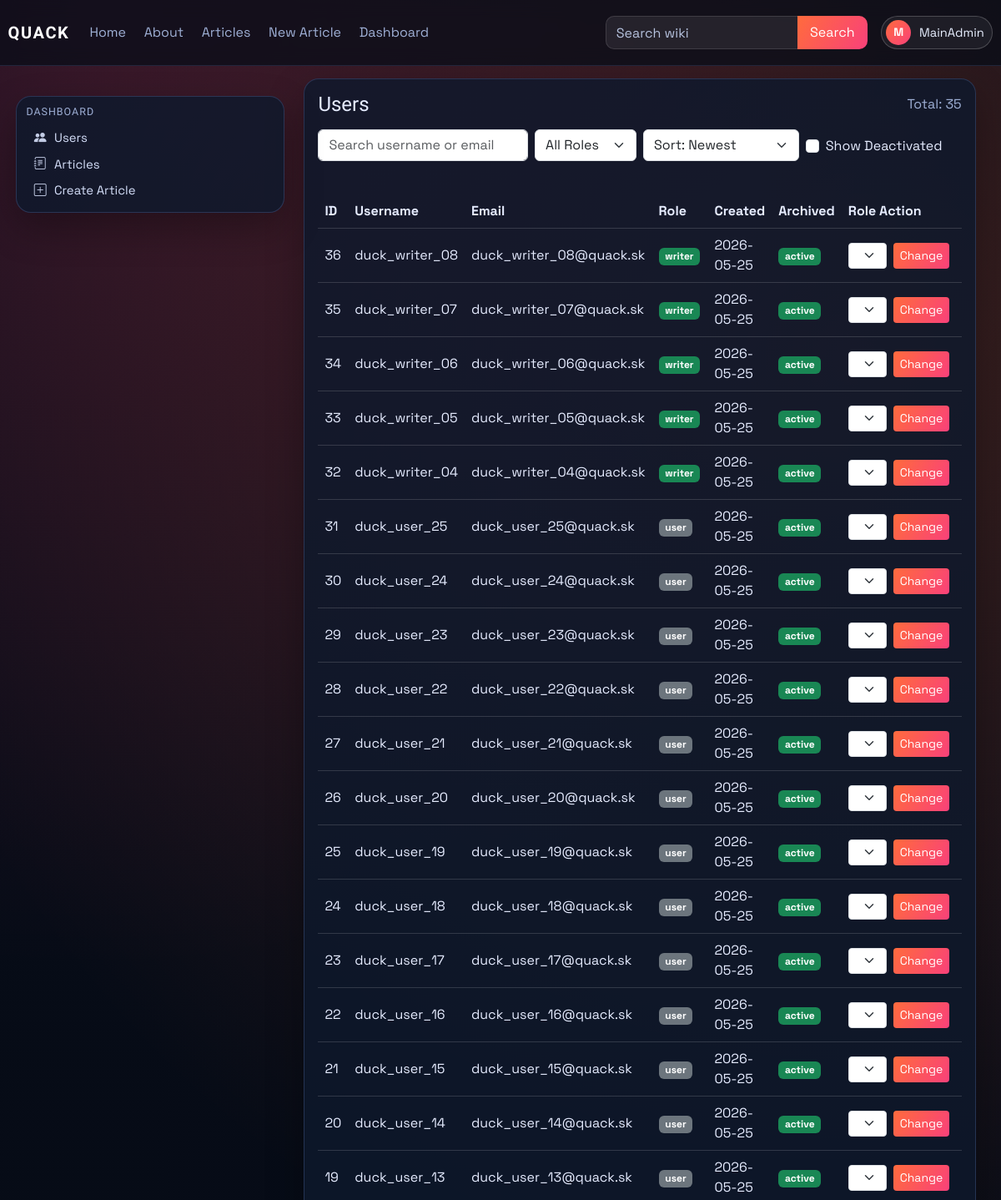
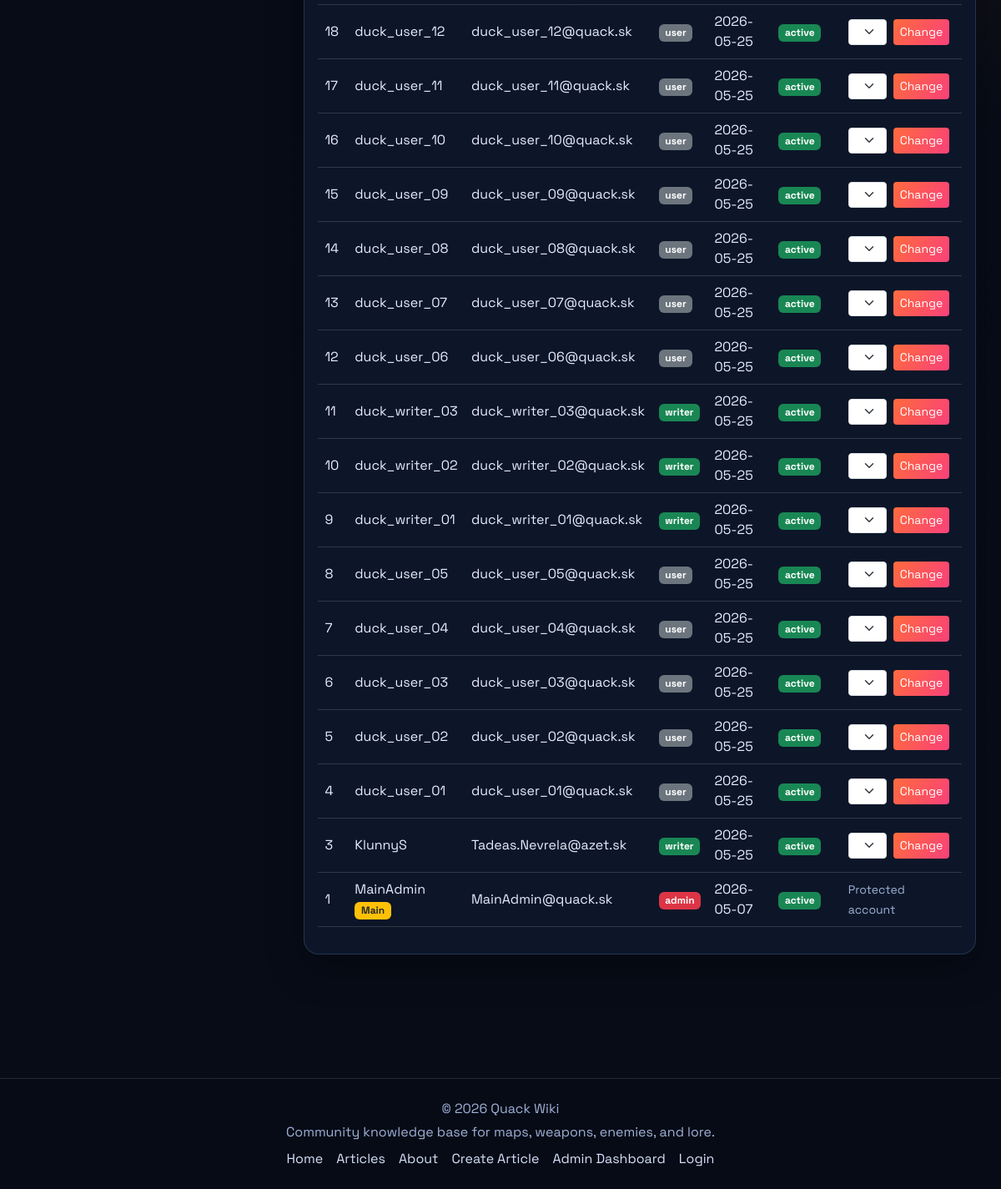
/dashboard/users (signed in), run on the app's committed database (2 pictures, top to bottom).
### models.py (models this page shows, shortened)
class User(db.Model, UserMixin):
    id = db.Column(db.Integer, primary_key=True)
    username = db.Column(db.String(120), unique=True, nullable=False)
    email = db.Column(db.String(120), unique=True, nullable=False)
    password_hash = db.Column(db.String(128), nullable=False)
    created_at = db.Column(db.DateTime, default=datetime.utcnow)
    role = db.Column(db.String(30), default='user')
    is_archived = db.Column(db.Boolean, default=False, nullable=False)
    archived_at = db.Column(db.DateTime, nullable=True)

### main.py (the view)
@app.route('/dashboard/users')
@role_required(['admin'])
def dashboard_users():
    search = (request.args.get('q') or '').strip()
    role_filter = (request.args.get('role') or 'all').strip().lower()
    show_archived = request.args.get('show_archived') == '1'
    sort = (request.args.get('sort') or 'newest').strip().lower()
    query = User.query
    if not show_archived:
        query = query.filter(User.is_archived.is_(False))
    if search:
        like = f'%{search}%'
        query = query.filter((User.username.ilike(like)) | (User.email.ilike(like)))
    if role_filter in {'user', 'writer', 'admin'}:
        query = query.filter(User.role == role_filter)
    sort_map = {
        'newest': User.created_at.desc(),
        'oldest': User.created_at.asc(),
        'username_az': User.username.asc(),
        'username_za': User.username.desc(),
        'role_az': User.role.asc(),
        'role_za': User.role.desc(),
    }
    users = query.order_by(sort_map.get(sort, User.created_at.desc())).all()
    role_form = RoleForm()
    return render_template(
        'dashboard_users.html',
        users=users,
        role_form=role_form,
        search=search,
        role_filter=role_filter,
        show_archived=show_archived,
        sort=sort,
    )

### forms.py
class RoleForm(FlaskForm):
    role = SelectField("Role", choices=[
        ("user", "User"),
        ("writer", "Writer"),
        ("admin", "Admin"),
        ], validators=[DataRequired()])
    submit = SubmitField("Change")

### main.py (called while the page is built)
@login_manager.user_loader
def load_user(user_id):
    return User.query.get(int(user_id))

def role_required(role_names: list):
    def decorator(func):
        @wraps(func)
        @login_required
        def wrapper(*args, **kwargs):
            if current_user.role not in role_names:
                abort(403)
            return func(*args, **kwargs)
        return wrapper
    return decorator

### templates/dashboard_users.html (shortened to what this page needs)
{% extends "_base.html" %}
{% block content %}
<div class="container-fluid px-0">
    <section id="users-section" class="card p-3">
        <div class="d-flex justify-content-between align-items-center mb-3">
            <h4 class="mb-0">Users</h4>
            <span class="text-muted">Total: {{ users|length }}</span>
        </div>
        <form method="GET" action="{{ url_for('dashboard_users') }}" class="row g-2 mb-3" id="usersFilterForm">
            <div class="col-md-4">
                <input class="form-control" type="search" name="q" value="{{ search }}" placeholder="Search username or email" id="usersSearch">
            </div>
            <div class="col-md-2">
                <select class="form-select" name="role" onchange="this.form.submit()">
                    <option value="all" {% if role_filter == 'all' %}selected{% endif %}>All Roles</option>
                </select>
            </div>
            <div class="col-md-3">
                <select class="form-select" name="sort" onchange="this.form.submit()">
                    <option value="newest" {% if sort == 'newest' %}selected{% endif %}>Sort: Newest</option>
                </select>
            </div>
            <div class="col-md-3">
                <div class="form-check mt-2">
                    <input class="form-check-input" type="checkbox" value="1" id="showArchivedUsers" name="show_archived" onchange="this.form.submit()" {% if show_archived %}checked{% endif %}>
                    <label class="form-check-label" for="showArchivedUsers">Show Deactivated</label>
                </div>
            </div>
        </form>
        <div class="table-responsive">
            <table class="table table-hover align-middle">
                <thead>
                    <tr>
                        <th>ID</th>
                        <th>Username</th>
                        <th>Email</th>
                        <th>Role</th>
                        <th>Created</th>
                        <th>Archived</th>
                        <th>Role Action</th>
                        <th>Deactivate Action</th>
                    </tr>
                </thead>
                <tbody>
                    {% for user in users %}
                    <tr>
                        <td>{{ user.id }}</td>
                        <td>{{ user.username }}{% if user.username == "MainAdmin" %} <span class="badge bg-warning text-dark">Main</span>{% endif %}</td>
                        <td>{{ user.email }}</td>
                        <td>
                            {% if user.role == "admin" %}
                            <span class="badge bg-danger">admin</span>
                            {% elif user.role == "writer" %}
                            <span class="badge bg-success">writer</span>
                            {% else %}
                            <span class="badge bg-secondary">user</span>
                            {% endif %}
                        </td>
                        <td>{{ user.created_at.strftime('%Y-%m-%d') if user.created_at else '-' }}</td>
                        <td>
                            {% if user.is_archived %}
                            <span class="badge bg-secondary">deactivated</span>
                            {% else %}
                            <span class="badge bg-success">active</span>
                            {% endif %}
                        </td>
                        <td>
                            {% if user.is_archived %}
                                <span class="text-muted small">Deactivated user</span>
                            {% elif user.username == "MainAdmin" %}
                                <span class="text-muted small">Protected account</span>
                            {% elif user.id == current_user.id %}
                                <span class="text-muted small">Self-change blocked</span>
                            {% elif user.role == "admin" and current_user.username != "MainAdmin" %}
                                <span class="text-muted small">Only MainAdmin can modify admins</span>
                            {% else %}
                            <form method="POST" action="{{ url_for('set_role', user_id=user.id) }}" class="d-flex gap-2">
                                {{ role_form.role(class="form-select form-select-sm") }}
                                {{ role_form.submit(class="btn btn-brand btn-sm") }}
                            </form>
                            {% endif %}
                        </td>
                        <td>
                        </td>
                    </tr>
                    {% endfor %}
                </tbody>
            </table>
        </div>
    </section>
</div>
{% endblock %}

### templates/partials/navbar.html (shortened to what this page needs)
{% from "partials/tag_link.html" import tag_article_link %}
<nav class="navbar navbar-expand-lg main-nav">
    <div class="container-fluid nav-wrap">
        <a class="navbar-brand brand-mark" href="{{ url_for('index') }}">QUACK</a>
        <div class="collapse navbar-collapse" id="navbarNav">
            <ul class="navbar-nav me-auto nav-links">
                <li class="nav-item"><a class="nav-link" href="{{ url_for('index') }}">Home</a></li>
                <li class="nav-item">{{ tag_article_link('about-us', 'About', class_name='nav-link') }}</li>
                <li class="nav-item"><a class="nav-link" href="{{ url_for('articles') }}">Articles</a></li>
                <li class="nav-item"><a class="nav-link" href="{{ url_for('create_article') }}">New Article</a></li>
                {% if current_user.is_authenticated and current_user.role == "admin" %}
                <li class="nav-item"><a class="nav-link" href="{{ url_for('dashboard_users') }}">Dashboard</a></li>
                {% elif current_user.is_authenticated and current_user.role == "writer" %}
                <li class="nav-item"><a class="nav-link" href="{{ url_for('dashboard_articles') }}">Articles</a></li>
                {% endif %}
            </ul>
            <ul class="navbar-nav ms-auto align-items-lg-center nav-tools">
                <li class="nav-item nav-search-wrap">
                    <form class="nav-search" method="GET" action="{{ url_for('articles') }}">
                        <input class="form-control" type="search" name="q" value="{{ request.args.get('q', '') if request.endpoint == 'articles' else '' }}" placeholder="Search wiki">
                        <button class="btn btn-brand" type="submit">Search</button>
                    </form>
                </li>
                {% if current_user.is_authenticated %}
                <li class="nav-item dropdown ms-lg-3">
                    <a class="profile-trigger" href="#" role="button" data-bs-toggle="dropdown" aria-expanded="false">
                        <span class="profile-avatar">{{ current_user.username[0]|upper }}</span>
                        <span class="profile-name">{{ current_user.username }}</span>
                    </a>
                </li>
                {% else %}
                <li class="nav-item ms-lg-3">
                    <a class="btn btn-outline-light nav-login-btn" href="{{ url_for('login') }}">Login</a>
                </li>
                {% endif %}
            </ul>
        </div>
    </div>
</nav>

### static/css/style.css (style rules this page uses)
:root { --bg: #070c17; --bg-soft: #101a2d; --panel: rgba(14, 25, 44, 0.82); --panel-border: rgba(130, 170, 255, 0.2); --text: #e6ecff; --text-dim: #9fb0d6; --brand: #ff6b3d; --brand-2: #f9417a; --ok: #2ccf9f; --radius: 18px; --shadow: 0 18px 45px rgba(0, 0, 0, 0.3); --nav-height: 72px; --sidebar-width: 330px; --footer-height: 124px; --layout-top-pad: 5.6rem; --layout-side-pad: 1.2rem; --sidebar-top-offset: 1rem; }
* { box-sizing: border-box; }
body { margin: 0; color: var(--text); font-family: "Space Grotesk", sans-serif; background: radial-gradient(circle at 10% 0%, rgba(249, 65, 122, 0.18), transparent 38%), radial-gradient(circle at 85% 15%, rgba(255, 107, 61, 0.2), transparent 45%), linear-gradient(180deg, #060b16, var(--bg)); min-height: 100vh; display: flex; flex-direction: column; }
h1, h2, h3, h4, h5, h6, .navbar-brand { font-family: "Sora", sans-serif; }
a { text-decoration: none; color: inherit; }
.main-nav { position: fixed; top: 0; left: 0; right: 0; width: 100%; margin-top: 0; z-index: 40; backdrop-filter: blur(10px); background: rgba(8, 13, 24, 0.72); border-top: 0; border-bottom: 1px solid rgba(130, 170, 255, 0.15); }
.nav-wrap { padding: 0.7rem 0.6rem; }
.brand-mark { font-weight: 700; letter-spacing: 0.08em; color: #fff; }
.nav-links .nav-link { color: var(--text-dim); margin-right: 0.35rem; transition: color 0.2s ease; }
.nav-search { display: flex; align-items: stretch; gap: 0; }
.nav-search .form-control { background: rgba(255, 255, 255, 0.08); border: 1px solid rgba(255, 255, 255, 0.12); border-right: 0; border-radius: 10px 0 0 10px; color: #fff; min-width: 230px; height: 40px; }
.nav-search .form-control::placeholder { color: #b6c2de; }
.nav-search .btn { height: 40px; border-radius: 0 10px 10px 0; padding-inline: 0.95rem; }
.profile-trigger { height: 40px; display: inline-flex; align-items: center; gap: 0.6rem; padding: 0 0.6rem 0 0.35rem; border: 1px solid rgba(255, 255, 255, 0.2); border-radius: 999px; background: rgba(255, 255, 255, 0.06); color: #e8efff; transition: background-color 0.2s ease, border-color 0.2s ease; }
.profile-avatar { width: 30px; height: 30px; border-radius: 50%; display: inline-grid; place-items: center; font-weight: 700; font-size: 0.85rem; color: #fff; background: linear-gradient(135deg, var(--brand), var(--brand-2)); }
.profile-name { max-width: 130px; overflow: hidden; text-overflow: ellipsis; white-space: nowrap; font-size: 0.92rem; }
.card { border-radius: var(--radius); border: 1px solid var(--panel-border); background: var(--panel); color: var(--text); box-shadow: var(--shadow); }
.info-card p, .article-meta, .card p, .text-muted { color: var(--text-dim) !important; }
.btn-brand, .btn-primary { border: none; color: #fff; background: linear-gradient(120deg, var(--brand), var(--brand-2)); }
.table { --bs-table-bg: transparent; --bs-table-color: var(--text); --bs-table-border-color: rgba(255, 255, 255, 0.15); }

### data on the page
User: username "M", username "MainAdmin", id "1", email "MainAdmin@quack.sk", role "admin", created_at "2026-05-07", is_archived "active"
User: id "36", username "duck_writer_08", email "duck_writer_08@quack.sk", role "writer", created_at "2026-05-25", is_archived "active"
User: id "35", username "duck_writer_07", email "duck_writer_07@quack.sk", role "writer", created_at "2026-05-25", is_archived "active"
User: id "34", username "duck_writer_06", email "duck_writer_06@quack.sk", role "writer", created_at "2026-05-25", is_archived "active"
User: id "33", username "duck_writer_05", email "duck_writer_05@quack.sk", role "writer", created_at "2026-05-25", is_archived "active"
User: id "32", username "duck_writer_04", email "duck_writer_04@quack.sk", role "writer", created_at "2026-05-25", is_archived "active"
User: id "31", username "duck_user_25", email "duck_user_25@quack.sk", role "user", created_at "2026-05-25", is_archived "active"
User: id "30", username "duck_user_24", email "duck_user_24@quack.sk", role "user", created_at "2026-05-25", is_archived "active"
User: id "29", username "duck_user_23", email "duck_user_23@quack.sk", role "user", created_at "2026-05-25", is_archived "active"
User: id "28", username "duck_user_22", email "duck_user_22@quack.sk", role "user", created_at "2026-05-25", is_archived "active"
User: id "27", username "duck_user_21", email "duck_user_21@quack.sk", role "user", created_at "2026-05-25", is_archived "active"
User: id "26", username "duck_user_20", email "duck_user_20@quack.sk", role "user", created_at "2026-05-25", is_archived "active"
User: id "25", username "duck_user_19", email "duck_user_19@quack.sk", role "user", created_at "2026-05-25", is_archived "active"
User: id "24", username "duck_user_18", email "duck_user_18@quack.sk", role "user", created_at "2026-05-25", is_archived "active"
User: id "23", username "duck_user_17", email "duck_user_17@quack.sk", role "user", created_at "2026-05-25", is_archived "active"
User: id "22", username "duck_user_16", email "duck_user_16@quack.sk", role "user", created_at "2026-05-25", is_archived "active"
User: id "21", username "duck_user_15", email "duck_user_15@quack.sk", role "user", created_at "2026-05-25", is_archived "active"
User: id "20", username "duck_user_14", email "duck_user_14@quack.sk", role "user", created_at "2026-05-25", is_archived "active"
User: id "19", username "duck_user_13", email "duck_user_13@quack.sk", role "user", created_at "2026-05-25", is_archived "active"
User: id "18", username "duck_user_12", email "duck_user_12@quack.sk", role "user", created_at "2026-05-25", is_archived "active"
User: id "17", username "duck_user_11", email "duck_user_11@quack.sk", role "user", created_at "2026-05-25", is_archived "active"
User: id "16", username "duck_user_10", email "duck_user_10@quack.sk", role "user", created_at "2026-05-25", is_archived "active"
User: id "15", username "duck_user_09", email "duck_user_09@quack.sk", role "user", created_at "2026-05-25", is_archived "active"
User: id "14", username "duck_user_08", email "duck_user_08@quack.sk", role "user", created_at "2026-05-25", is_archived "active"
User: id "13", username "duck_user_07", email "duck_user_07@quack.sk", role "user", created_at "2026-05-25", is_archived "active"
User: id "12", username "duck_user_06", email "duck_user_06@quack.sk", role "user", created_at "2026-05-25", is_archived "active"
User: id "11", username "duck_writer_03", email "duck_writer_03@quack.sk", role "writer", created_at "2026-05-25", is_archived "active"
User: id "10", username "duck_writer_02", email "duck_writer_02@quack.sk", role "writer", created_at "2026-05-25", is_archived "active"
User: id "9", username "duck_writer_01", email "duck_writer_01@quack.sk", role "writer", created_at "2026-05-25", is_archived "active"
User: id "8", username "duck_user_05", email "duck_user_05@quack.sk", role "user", created_at "2026-05-25", is_archived "active"
User: id "7", username "duck_user_04", email "duck_user_04@quack.sk", role "user", created_at "2026-05-25", is_archived "active"
User: id "6", username "duck_user_03", email "duck_user_03@quack.sk", role "user", created_at "2026-05-25", is_archived "active"
User: id "5", username "duck_user_02", email "duck_user_02@quack.sk", role "user", created_at "2026-05-25", is_archived "active"
User: id "4", username "duck_user_01", email "duck_user_01@quack.sk", role "user", created_at "2026-05-25", is_archived "active"
User: id "3", username "KlunnyS", email "Tadeas.Nevrela@azet.sk", role "writer", created_at "2026-05-25", is_archived "active"

### other printed values
{{ label }} "About About"
{{ users|length }} "35"
